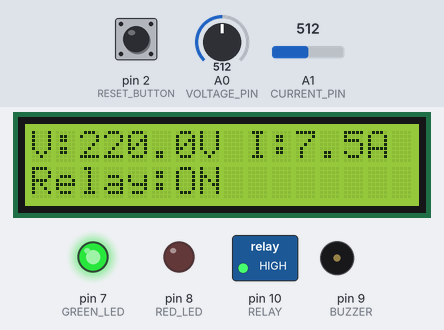
A sketch run on a simulated Arduino Uno, built with avr-gcc and run on an emulated ATmega328P. Parts: 16×2 character LCD, switched loads named in the sketch (green lamp = pin HIGH), output pins drawn as LEDs (lit = HIGH), buzzer (waves = sounding, pin HIGH). The inputs (shaded band) are chosen by the test bench; at power-on: A1 (CURRENT_PIN) = 512, A0 (VOLTAGE_PIN) = 512, pin 2 (RESET_BUTTON) HIGH.

Above: at 3.2 s.
3.3 s: A1 (CURRENT_PIN) set to 676
At 4.8 s:
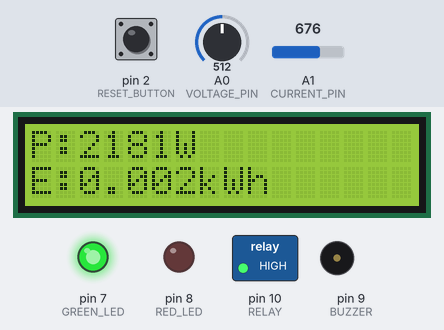
6.3 s: A1 (CURRENT_PIN) set to 697
At 9.1 s:
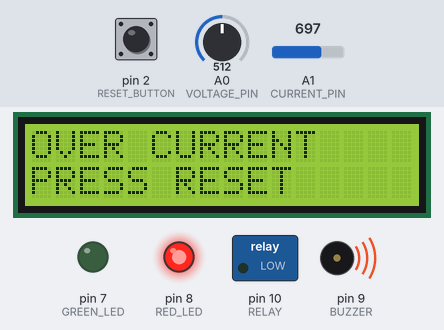
9.3 s: A0 (VOLTAGE_PIN) set to 878
11.6 s: A0 (VOLTAGE_PIN) set to 914
At 13.5 s:
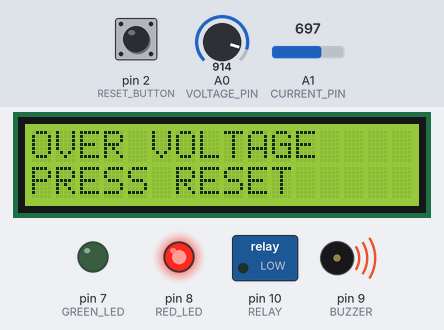
13.9 s: A0 (VOLTAGE_PIN) set to 716
At 15.7 s:
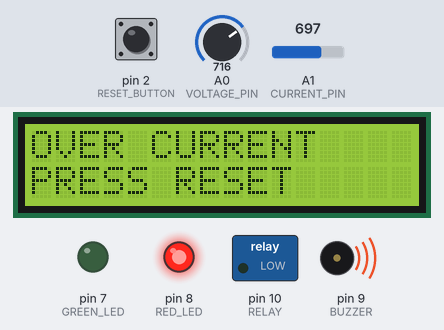
16.0 s: A1 (CURRENT_PIN) set to 511
At 16.9 s:
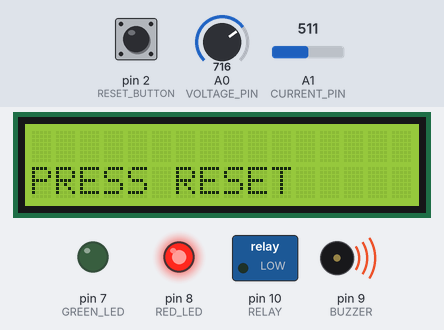
Timing chart, 0 to 19.0 s (numbered marks = the images above; inputs shaded):
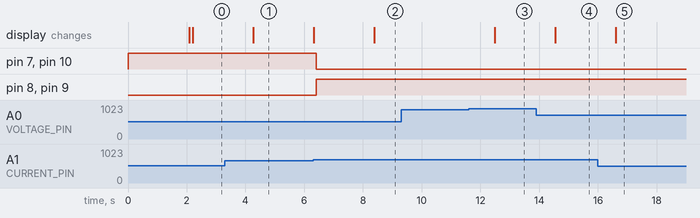

Measured:
- the behaviour switches between 682 and 683 on A1 (CURRENT_PIN) (found by bisection; images 1 and 2)
- the behaviour switches between 895 and 896 on A0 (VOLTAGE_PIN) (found by bisection; images 2 and 3)
- after the input at 6.3 s, pin 7 (GREEN_LED), pin 10 (RELAY): HIGH → LOW after 0.10 s; pin 8 (RED_LED), pin 9 (BUZZER): LOW → HIGH after 0.10 s; the display: first differs from a run without the input after 2.1 s (image 2)
- after the input at 9.3 s, every drawn part: stays the same
- after the input at 11.6 s, the display: changes after 0.89 s (image 3)
- after the input at 13.9 s, the display: changes after 0.65 s (image 4)
- after the input at 16.0 s, the display: changes after 0.60 s (image 5)

The sketch:

codefile.ino
```cpp
/*
==========================================================
      SMART ENERGY METER WITH LOAD PROTECTION
----------------------------------------------------------
Developed for:
Arduino UNO

Features:
✔ Voltage Monitoring
✔ Current Monitoring
✔ Power Calculation
✔ Energy Calculation (Wh & kWh)
✔ Over Voltage Protection
✔ Over Current Protection
✔ Relay Control
✔ Green LED
✔ Red LED
✔ Active Buzzer
✔ Manual Reset Button
✔ 16x2 I2C LCD
==========================================================
*/

#include <Wire.h>
#include <LiquidCrystal_I2C.h>

LiquidCrystal_I2C lcd(0x27,16,2);

/************************************************
                PIN DEFINITIONS
************************************************/

const byte VOLTAGE_PIN = A0;
const byte CURRENT_PIN = A1;

const byte RESET_BUTTON = 2;

const byte GREEN_LED = 7;
const byte RED_LED = 8;
const byte BUZZER = 9;
const byte RELAY = 10;


/************************************************
          SIMULATION PARAMETERS
************************************************/

// Voltage Range

const float MIN_VOLTAGE = 180.0;
const float MAX_VOLTAGE = 260.0;

// Current Range

const float MAX_CURRENT = 15.0;


/************************************************
            PROTECTION LIMITS
************************************************/

const float OVER_VOLTAGE_LIMIT = 250.0;

const float OVER_CURRENT_LIMIT = 10.0;


/************************************************
             GLOBAL VARIABLES
************************************************/

float voltage = 0;

float current = 0;

float power = 0;

float energyWh = 0;

float energykWh = 0;


/************************************************
           ADC VARIABLES
************************************************/

int rawVoltage = 0;

int rawCurrent = 0;


/************************************************
           TIMING VARIABLES
************************************************/

unsigned long previousLCD = 0;

unsigned long previousEnergy = 0;

unsigned long previousBlink = 0;


/************************************************
        SYSTEM STATUS VARIABLES
************************************************/

bool fault = false;

bool relayState = true;

bool buzzerState = false;

bool displayPage = false;


/************************************************
         LCD UPDATE INTERVAL
************************************************/

const unsigned long LCD_INTERVAL = 2000;


/************************************************
        ENERGY UPDATE INTERVAL
************************************************/

const unsigned long ENERGY_INTERVAL = 1000;


/************************************************
             SETUP FUNCTION
************************************************/

void setup()
{

  pinMode(GREEN_LED,OUTPUT);

  pinMode(RED_LED,OUTPUT);

  pinMode(BUZZER,OUTPUT);

  pinMode(RELAY,OUTPUT);

  pinMode(RESET_BUTTON,INPUT_PULLUP);

  digitalWrite(RELAY,HIGH);

  digitalWrite(GREEN_LED,HIGH);

  digitalWrite(RED_LED,LOW);

  digitalWrite(BUZZER,LOW);


  lcd.init();

  lcd.backlight();

  lcd.clear();

  lcd.setCursor(0,0);
  lcd.print(" SMART ENERGY ");

  lcd.setCursor(0,1);
  lcd.print("    METER");

  delay(2000);

  lcd.clear();

}
/************************************************
      FUNCTION : Read Average ADC Value
************************************************/

int readAverageADC(byte pin)
{
  long sum = 0;

  for(int i = 0; i < 20; i++)
  {
    sum += analogRead(pin);
    delay(2);
  }

  return sum / 20;
}


/************************************************
      FUNCTION : Read Voltage
************************************************/

void readVoltage()
{
  rawVoltage = readAverageADC(VOLTAGE_PIN);

  voltage = MIN_VOLTAGE +
            ((float)rawVoltage / 1023.0) *
            (MAX_VOLTAGE - MIN_VOLTAGE);
}


/************************************************
      FUNCTION : Read Current
************************************************/

void readCurrent()
{
  rawCurrent = readAverageADC(CURRENT_PIN);

  current = ((float)rawCurrent / 1023.0) *
            MAX_CURRENT;
}


/************************************************
      FUNCTION : Calculate Power
************************************************/

void calculatePower()
{
  power = voltage * current;
}


/************************************************
      FUNCTION : Calculate Energy
************************************************/

void calculateEnergy()
{
  unsigned long currentMillis = millis();

  if(currentMillis - previousEnergy >= ENERGY_INTERVAL)
  {
    previousEnergy = currentMillis;

    // Watt-second to Watt-hour

    energyWh += power / 3600.0;

    energykWh = energyWh / 1000.0;
  }
}


/************************************************
      FUNCTION : Read All Electrical Values
************************************************/

void updateElectricalParameters()
{
  readVoltage();

  readCurrent();

  calculatePower();

  calculateEnergy();
}


/************************************************
      FUNCTION : Voltage is Safe?
************************************************/

bool voltageSafe()
{
  if(voltage > OVER_VOLTAGE_LIMIT)
  {
    return false;
  }

  return true;
}


/************************************************
      FUNCTION : Current is Safe?
************************************************/

bool currentSafe()
{
  if(current > OVER_CURRENT_LIMIT)
  {
    return false;
  }

  return true;
}


/************************************************
      FUNCTION : System Healthy?
************************************************/

bool systemHealthy()
{
  if(voltageSafe() && currentSafe())
  {
    return true;
  }

  return false;
}
/************************************************
          LCD DISPLAY - PAGE 1
************************************************/

void displayPage1()
{
  lcd.clear();

  lcd.setCursor(0,0);
  lcd.print("V:");
  lcd.print(voltage,1);
  lcd.print("V ");

  lcd.print("I:");
  lcd.print(current,1);
  lcd.print("A");

  lcd.setCursor(0,1);
  lcd.print("Relay:");

  if(relayState)
    lcd.print("ON ");
  else
    lcd.print("OFF");
}


/************************************************
          LCD DISPLAY - PAGE 2
************************************************/

void displayPage2()
{
  lcd.clear();

  lcd.setCursor(0,0);
  lcd.print("P:");
  lcd.print(power,0);
  lcd.print("W");

  lcd.setCursor(0,1);
  lcd.print("E:");
  lcd.print(energykWh,3);
  lcd.print("kWh");
}


/************************************************
          LCD FAULT DISPLAY
************************************************/

void displayFault()
{
  lcd.clear();

  lcd.setCursor(0,0);

  if(voltage > OVER_VOLTAGE_LIMIT)
  {
    lcd.print("OVER VOLTAGE");
  }
  else if(current > OVER_CURRENT_LIMIT)
  {
    lcd.print("OVER CURRENT");
  }

  lcd.setCursor(0,1);
  lcd.print("PRESS RESET");
}


/************************************************
        NORMAL SYSTEM OPERATION
************************************************/

void normalOperation()
{
  relayState = true;

  digitalWrite(RELAY,HIGH);

  digitalWrite(GREEN_LED,HIGH);

  digitalWrite(RED_LED,LOW);

  digitalWrite(BUZZER,LOW);
}


/************************************************
         FAULT OPERATION
************************************************/

void faultOperation()
{
  relayState = false;

  digitalWrite(RELAY,LOW);

  digitalWrite(GREEN_LED,LOW);

  digitalWrite(RED_LED,HIGH);

  digitalWrite(BUZZER,HIGH);
}


/************************************************
      CHECK FOR FAULT CONDITIONS
************************************************/

void checkProtection()
{

  if(voltage > OVER_VOLTAGE_LIMIT)
  {
    fault = true;
  }

  if(current > OVER_CURRENT_LIMIT)
  {
    fault = true;
  }

}


/************************************************
        RESET BUTTON FUNCTION
************************************************/

void checkResetButton()
{

  if(digitalRead(RESET_BUTTON)==LOW)
  {

    delay(30);

    if(digitalRead(RESET_BUTTON)==LOW)
    {

      while(digitalRead(RESET_BUTTON)==LOW);

      if(systemHealthy())
      {
        fault=false;
      }

    }

  }

}


/************************************************
       UPDATE LCD DISPLAY
************************************************/

void updateLCD()
{

  if(millis()-previousLCD<LCD_INTERVAL)
    return;

  previousLCD=millis();

  if(fault)
  {
    displayFault();
    return;
  }

  displayPage=!displayPage;

  if(displayPage)
    displayPage1();
  else
    displayPage2();

}
/************************************************
                 MAIN LOOP
************************************************/

void loop()
{

  // Read all electrical parameters

  updateElectricalParameters();

  // Check if any fault exists

  checkProtection();

  // If system is healthy

  if(!fault)
  {
      normalOperation();
  }
  else
  {
      faultOperation();

      checkResetButton();
  }

  // Update LCD

  updateLCD();

}
```
